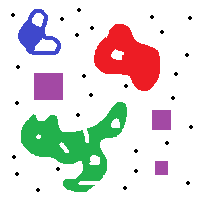
#> input picture morfologia.png, 200 x 200 px
$ python atv3.py
#> lines starting #> are read from the running program, lines starting #| are printed output that depends on the picture; after the words box and inside, x2 and y2 are one past the last pixel; in counts of white or black regions, pixels touching at a corner belong together
import numpy as np
import cv2
from Compressao_Class import Compressao

# leitura da imagem
img = cv2.imread('morfologia.png', 0)
#> img: shape (200, 200); min 0, max 255, mean 226.1

median = cv2.medianBlur(img, 5)
#cv2.imwrite("frames_video\sem_pontos.png", median,[16,0])

ret, binaria = cv2.threshold(median, 200, 255, cv2.THRESH_BINARY)
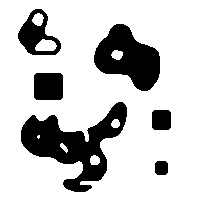
#> binaria: shape (200, 200); 78% white; 6 black regions, box (x1, y1, x2, y2) and area: (21, 102, 127, 192) 3931, (94, 24, 160, 91) 2629, (18, 9, 61, 55) 927, (34, 73, 63, 100) 771, (152, 110, 171, 130) 368, (155, 161, 168, 175) 170

# kernelD = np.ones((3,3), np.uint8)
kernel = np.ones((3, 3), np.uint8)

print(kernel)
erosao = cv2.erode(binaria, kernel, iterations=6)  # destaca partes pretas
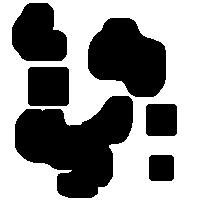
#> erosao: shape (200, 200); 56.4% white; 6 black regions, box (x1, y1, x2, y2) and area: (15, 96, 133, 198) 7302, (88, 18, 166, 97) 4459, (12, 3, 67, 61) 2483, (28, 67, 69, 106) 1587, (146, 104, 177, 136) 980, (149, 155, 174, 181) 638
dilatacao = cv2.dilate(erosao, kernel, iterations=5)
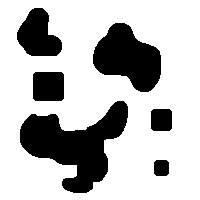
#> dilatacao: shape (200, 200); 73% white; 6 black regions, box (x1, y1, x2, y2) and area: (20, 101, 128, 193) 4822, (93, 23, 161, 92) 2989, (17, 8, 62, 56) 1443, (33, 72, 64, 101) 887, (151, 109, 172, 131) 450, (154, 160, 169, 176) 228

#cv2.imwrite("frames_video\sem_Buracos.png", dilatacao,[16,0])
'''
# find contours
contours, hierarchy = cv2.findContours(dilatacao, cv2.RETR_TREE, \
                                            cv2.CHAIN_APPROX_SIMPLE)
# create hull array for convexHull points
hull = []
# calculate points for each contour
for i in range(len(contours)):
    hull.append(cv2.convexHull(contours[i], False))

# create an empty black image
drawing = np.zeros((dilatacao.shape[0], dilatacao.shape[1], 3), np.uint8)

# draw contours and hull points
for i in range(len(contours)):
    color_contours = (100, 255, 45)  # color for contours
    color = (255, 255, 255)  # color for convex hull
    # draw contours das formas da imagem
    cv2.drawContours(drawing, contours, i, color_contours, 2, 8, hierarchy)
    # draw convex hull
    cv2.drawContours(drawing, hull, i, color, 2, 8)

#cv2.imwrite("frames_video\com_Fecho_Convexo.png", drawing,[16,0])

imgc =  cv2.imread('morfologia.png', 1)

for i in range(imgc.shape[0]):
    for j in range(imgc.shape[1]):
        rgb = drawing[i][j]
        if  rgb[0] == 255 and rgb[1] == 255 and rgb[2] == 255:
          imgc[i][j] = [0,50,48]

#cv2.imwrite("frames_video\com_Fecho_Convexo_na_Original.png", imgc,[16,0])
'''
img = img[0:102, 80:200]
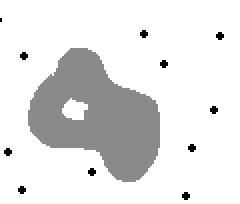
#> img: shape (102, 120) (shown 2 times larger); min 0, max 255, mean 227.3
img =  cv2.medianBlur(img, 5)
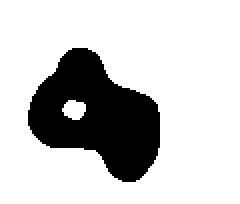
#> img: shape (102, 120) (shown 2 times larger); values 138 (black) and 255 (white), 78.5% white; 1 black region, box (x1, y1, x2, y2) and area: (14, 24, 80, 91) 2629
size = np.size(img)
#> size = 12240

#cv2.imwrite("frames_video\ vermelho.png", img,[16,0])
skel = np.zeros(img.shape, np.uint8)

ret, img = cv2.threshold(img, 200, 255, cv2.THRESH_BINARY_INV)
element = cv2.getStructuringElement(cv2.MORPH_CROSS, (3, 3))
done = False

while (not done):
    eroded = cv2.erode(img, element)
    temp = cv2.dilate(eroded, element)
    temp = cv2.subtract(img, temp)
    skel = cv2.bitwise_or(skel, temp)
    img = eroded.copy()

    zeros = size - cv2.countNonZero(img)
    if zeros == size:
        done = True
#> this loop made 22 passes
#> zeros on passes 1 to 12: 9830, 10049, 10268, 10486, 10703, 10917, 11128, 11326, 11507, 11665, 11794, 11900
#> pass 1, `eroded = cv2.erode(img, element)`:
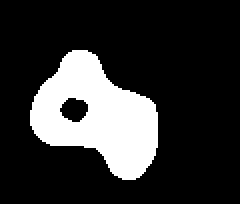
#> eroded: shape (102, 120) (shown 2 times larger); 19.7% white; 1 white region, box (x1, y1, x2, y2) and area: (15, 25, 79, 90) 2410
#> after the loop:
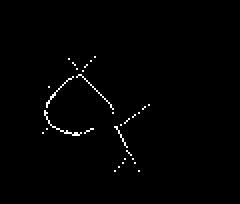
#> skel: shape (102, 120) (shown 2 times larger); 0.96% white in thin lines or dots, all inside (x1, y1, x2, y2) = (21, 28, 75, 86)


cv2.imwrite("frames_video\esqueleto_vermelho.png",skel,[16,0])
cv2.imshow("skel", skel)
cv2.waitKey(0)
cv2.destroyAllWindows()
